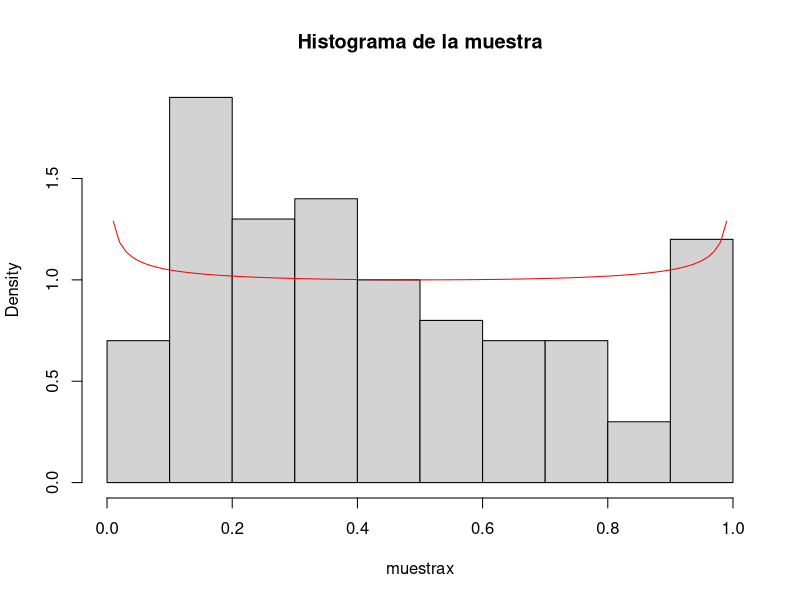

Source code (R):
#GENERAMOS N VALORES DE LA MIXTURA EJ 20

n = 100
p = 0.9
set.seed(1)
u1 = runif(n)
u2 = runif(n)

x = ifelse(u2 < 1/2, sqrt(u2/2), 1 - sqrt((1-u2)/2))
muestrax = ifelse(u1 < p, runif(n), x)
print(muestrax)


# COMPROBAR QUE X SIGUE f2
hist(muestrax, prob=TRUE, main="Histograma de la muestra")
curve(0.9*dunif(x) + 0.1* (1/ (2*sqrt(2*x)) + 1/(2*sqrt(2*(1-x)))), col="red", add=TRUE)
ks.test(muestrax, "punif")

# COMPROBAR QUE LA MUESTRAX SIGUE f 
